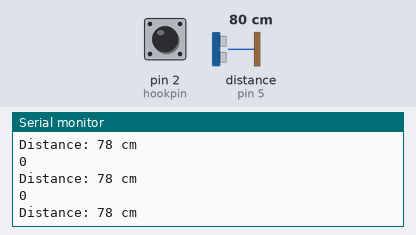
A sketch run on a simulated Arduino Uno, built with avr-gcc and run on an emulated ATmega328P. Parts: the last lines printed to the serial monitor. Wiring (inferred from the names in the program): ultrasonic range finder: trigger pin 6; echo pin 5. The inputs (shaded band) are chosen by the test bench; at power-on: distance to the obstacle (sensor on pin 5) 80 cm, pin 2 (hookpin) LOW. The echo pulse lasts 58.3 µs per cm.

Above: at 1.2 s.
1.3 s: distance to the obstacle (sensor on pin 5) set to 18 cm
At 1.6 s:
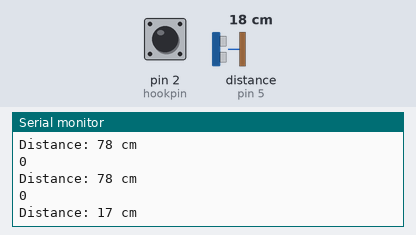
4.3 s: distance to the obstacle (sensor on pin 5) set to 2 cm
At 4.42 s:
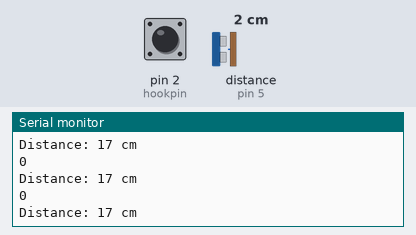
7.3 s: pin 2 (hookpin) pulled HIGH for 0.25 s
Timing chart, 0 to 10.3 s (numbered marks = the images above; inputs shaded):
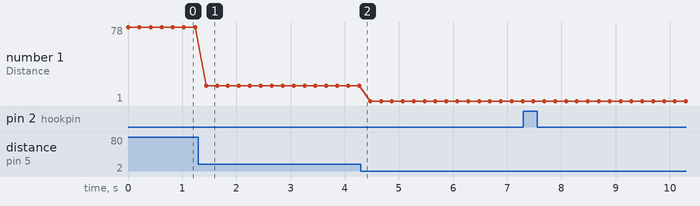

The sketch:

sdcardinterface.ino
```cpp
#define hookpin 2

#define trigPin 6
#define echoPin 5
long duration;
int distance;


int state=0;
void setup() {
  pinMode(hookpin,INPUT);
  Serial.begin(9600);

  pinMode(trigPin,OUTPUT);
  pinMode(echoPin,INPUT);

}

void loop() {
 state=digitalRead(hookpin);
 Serial.println(state);


   // Clears the trigPin condition
  digitalWrite(trigPin, LOW);
  delayMicroseconds(2);
  digitalWrite(trigPin, HIGH);
  delayMicroseconds(10);
    //Sets the trigPin HIGH (ACTIVE) for 10 microseconds
  digitalWrite(trigPin, LOW);
  // Reads the echoPin, returns the sound wave travel time in microseconds
  duration = pulseIn(echoPin, HIGH);
  // Calculating the distance
  distance = duration * 0.034 / 2; // Speed of sound wave divided by 2 (go and back)
  // Displays the distance on the Serial Monitor
  Serial.print("Distance: ");
  Serial.print(distance);
  Serial.println(" cm");
  delay(200);


}
```

Measured:
- after the input at 1.3 s, the serial monitor: prints a new line after 0.14 s (image 1)
- plotted number 1: 78 → 17 after the input at 1.3 s, 17 → 1 after the input at 4.3 s
